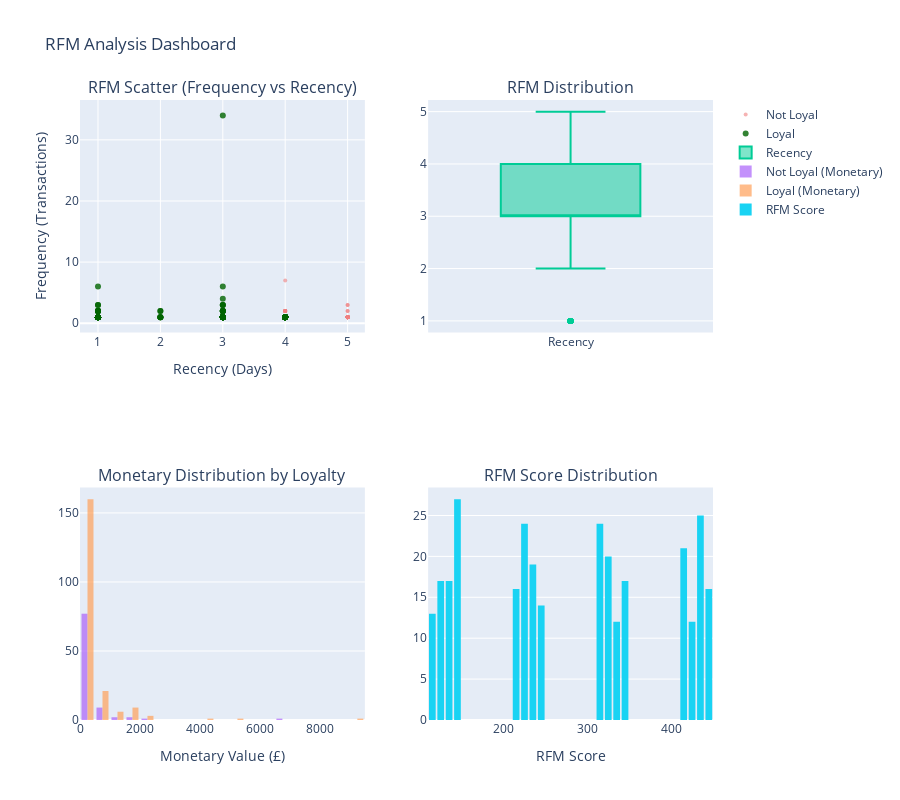

This figure's notebook cell:
### Code cell
# RFM Visualization
print("RFM Analysis Visualizations:")

# Create RFM scatter plot
fig = make_subplots(
    rows=2, cols=2,
    subplot_titles=('RFM Scatter (Frequency vs Recency)', 'RFM Distribution', 'Monetary Distribution by Loyalty', 'RFM Score Distribution')
)

# Scatter plot: Frequency vs Recency colored by Loyalty
loyal_customers = rfm_scores[rfm_scores['Loyal'] == 1]
non_loyal_customers = rfm_scores[rfm_scores['Loyal'] == 0]

fig.add_trace(
    go.Scatter(
        x=non_loyal_customers['Recency'], 
        y=non_loyal_customers['Frequency'],
        mode='markers',
        name='Not Loyal',
        marker=dict(color='lightcoral', size=4, opacity=0.6)
    ), row=1, col=1
)

fig.add_trace(
    go.Scatter(
        x=loyal_customers['Recency'], 
        y=loyal_customers['Frequency'],
        mode='markers',
        name='Loyal',
        marker=dict(color='darkgreen', size=6, opacity=0.8)
    ), row=1, col=1
)

# RFM individual distributions
fig.add_trace(
    go.Box(y=rfm_scores['Recency'], name='Recency', boxpoints='outliers'),
    row=1, col=2
)

# Monetary distribution by loyalty
fig.add_trace(
    go.Histogram(x=non_loyal_customers['Monetary'], name='Not Loyal (Monetary)', opacity=0.7, nbinsx=30),
    row=2, col=1
)
fig.add_trace(
    go.Histogram(x=loyal_customers['Monetary'], name='Loyal (Monetary)', opacity=0.7, nbinsx=30),
    row=2, col=1
)

# RFM Score distribution
fig.add_trace(
    go.Histogram(x=rfm_scores['RFM_Score'], name='RFM Score', nbinsx=50),
    row=2, col=2
)

fig.update_layout(height=800, title_text="RFM Analysis Dashboard")
fig.update_xaxes(title_text="Recency (Days)", row=1, col=1)
fig.update_yaxes(title_text="Frequency (Transactions)", row=1, col=1)
fig.update_xaxes(title_text="Monetary Value (£)", row=2, col=1)
fig.update_xaxes(title_text="RFM Score", row=2, col=2)

fig.show()

print("Key RFM Insights:")
print(f"Average recency for loyal customers: {loyal_customers['Recency'].mean():.1f} days")
print(f"Average recency for non-loyal customers: {non_loyal_customers['Recency'].mean():.1f} days")
print(f"Average frequency for loyal customers: {loyal_customers['Frequency'].mean():.1f} transactions")
print(f"Average frequency for non-loyal customers: {non_loyal_customers['Frequency'].mean():.1f} transactions")
print(f"Average monetary for loyal customers: £{loyal_customers['Monetary'].mean():.2f}")
print(f"Average monetary for non-loyal customers: £{non_loyal_customers['Monetary'].mean():.2f}")

### Figure 1 — Plotly figure (JSON) as saved in the notebook; plotly's stock layout.template omitted (floating-point values rounded to 4 significant figures; data arrays with more than 128 entries replaced by an {"elided": "..."} marker saying what was removed)
{"data": [{"marker": {"color": "lightcoral", "opacity": 0.6, "size": 4}, "mode": "markers", "name": "Not Loyal", "type": "scatter", "x": [5, 5, 5, 5, 5, 5, 4, 5, 4, 5, 4, 5, 4, 4, 5, 5, 4, 5, 5, 5, 5, 5, 5, 5, 4, 4, 5, 5, 5, 4, 5, 5, 5, 5, 5, 5, 5, 5, 5, 4, 5, 5, 5, 5, 5, 5, 4, 5, 5, 5, 4, 5, 5, 5, 5, 5, 5, 5, 5, 5, 4, 4, 5, 5, 5, 4, 5, 4, 5, 5, 4, 5, 4, 5, 4, 5, 5, 5, 5, 5, 5, 4, 5, 4, 5, 4, 4, 4, 5, 5, 5, 4], "xaxis": "x", "y": [1, 1, 1, 1, 1, 1, 1, 1, 1, 1, 1, 3, 1, 1, 1, 1, 2, 2, 2, 1, 1, 1, 1, 1, 7, 1, 1, 1, 1, 1, 1, 1, 1, 1, 1, 3, 1, 1, 1, 2, 1, 1, 1, 1, 1, 1, 2, 1, 1, 1, 2, 1, 1, 1, 1, 1, 1, 1, 1, 1, 2, 2, 1, 1, 1, 2, 1, 2, 1, 1, 2, 1, 2, 1, 1, 1, 1, 1, 1, 1, 1, 1, 1, 1, 1, 1, 1, 2, 1, 1, 1, 1], "yaxis": "y"}, {"marker": {"color": "darkgreen", "opacity": 0.8, "size": 6}, "mode": "markers", "name": "Loyal", "type": "scatter", "x": {"elided": "202 int values"}, "xaxis": "x", "y": {"elided": "202 int values"}, "yaxis": "y"}, {"boxpoints": "outliers", "name": "Recency", "type": "box", "xaxis": "x2", "y": {"elided": "294 int values"}, "yaxis": "y2"}, {"name": "Not Loyal (Monetary)", "nbinsx": 30, "opacity": 0.7, "type": "histogram", "x": [358.2, 1919.0, 855.9, 261.5, 192.6, 390.8, 38.1, 203.3, 199.7, 322.4, 304.0, 366.6, 205.9, 160.6, 799.4, 225.7, 623.2, 444.0, 360.1, 842.1, 318.1, 79.6, 204.0, 362.4, 6585.0, 1095.0, 301.2, 326.4, 136.2, 485.2, 161.0, 783.1, 255.0, 445.0, 313.5, 355.8, 188.6, 350.4, 487.8, 420.5, 328.8, 115.7, 939.6, 357.0, 274.9, 194.9, 190.9, 354.2, 369.5, 431.0, 256.4, 430.6, 2475.0, 471.3, 226.1, 787.4, 95.29, 233.4, 116.2, 156.1, 877.3, 161.0, 155.5, 134.1, 223.9, 1036.0, 130.8, 70.3, 1826.0, 70.8, 786.8, 101.5, 376.8, 172.5, 209.0, 204.9, 163.3, 200.5, 232.0, 453.5, 279.0, 244.1, 295.5, 261.8, 265.1, 321.8, 102.8, 413.4, 489.6, 303.9, 165.0, 344.2], "xaxis": "x3", "yaxis": "y3"}, {"name": "Loyal (Monetary)", "nbinsx": 30, "opacity": 0.7, "type": "histogram", "x": {"elided": "202 float values"}, "xaxis": "x3", "yaxis": "y3"}, {"name": "RFM Score", "nbinsx": 50, "type": "histogram", "x": {"elided": "294 int values"}, "xaxis": "x4", "yaxis": "y4"}], "layout": {"annotations": [{"font": {"size": 16}, "showarrow": false, "text": "RFM Scatter (Frequency vs Recency)", "x": 0.225, "xanchor": "center", "xref": "paper", "y": 1, "yanchor": "bottom", "yref": "paper"}, {"font": {"size": 16}, "showarrow": false, "text": "RFM Distribution", "x": 0.775, "xanchor": "center", "xref": "paper", "y": 1, "yanchor": "bottom", "yref": "paper"}, {"font": {"size": 16}, "showarrow": false, "text": "Monetary Distribution by Loyalty", "x": 0.225, "xanchor": "center", "xref": "paper", "y": 0.375, "yanchor": "bottom", "yref": "paper"}, {"font": {"size": 16}, "showarrow": false, "text": "RFM Score Distribution", "x": 0.775, "xanchor": "center", "xref": "paper", "y": 0.375, "yanchor": "bottom", "yref": "paper"}], "height": 800, "title": {"text": "RFM Analysis Dashboard"}, "xaxis": {"anchor": "y", "domain": [0, 0.45], "title": {"text": "Recency (Days)"}}, "xaxis2": {"anchor": "y2", "domain": [0.55, 1]}, "xaxis3": {"anchor": "y3", "domain": [0, 0.45], "title": {"text": "Monetary Value (£)"}}, "xaxis4": {"anchor": "y4", "domain": [0.55, 1], "title": {"text": "RFM Score"}}, "yaxis": {"anchor": "x", "domain": [0.625, 1], "title": {"text": "Frequency (Transactions)"}}, "yaxis2": {"anchor": "x2", "domain": [0.625, 1]}, "yaxis3": {"anchor": "x3", "domain": [0, 0.375]}, "yaxis4": {"anchor": "x4", "domain": [0, 0.375]}}}
